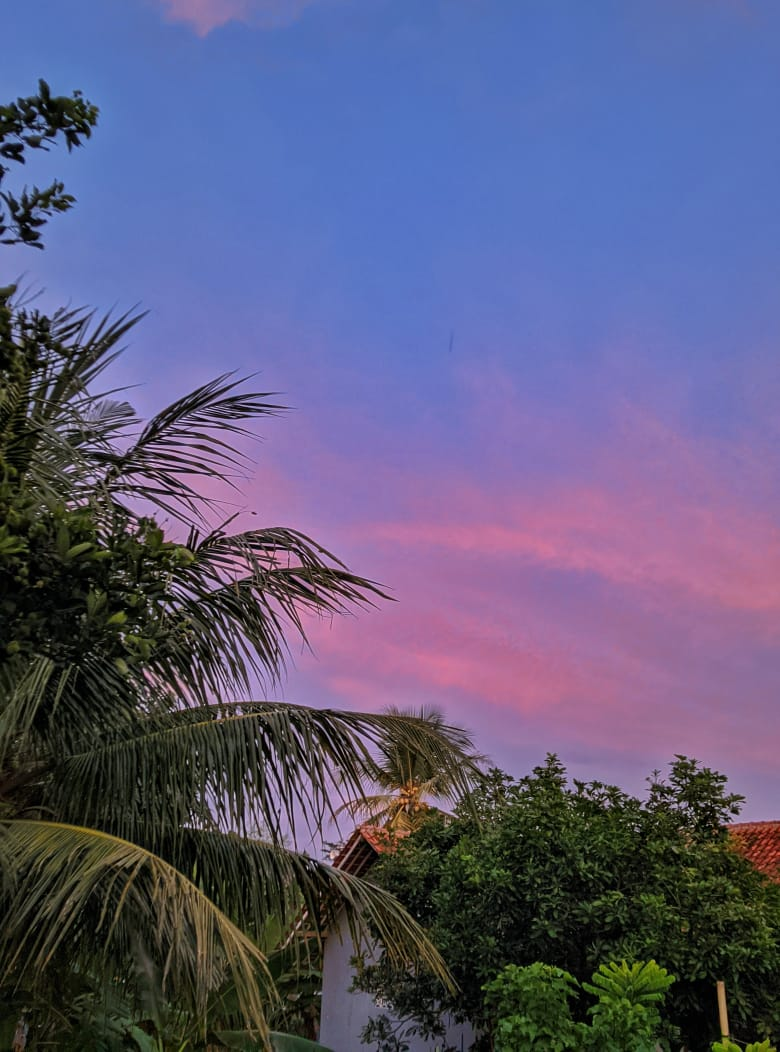
#> input picture sunset.jpg, 780 x 1052 px, found by its file name
$ jupyter execute UAS.ipynb   (shell and % lines are left out)
#> lines starting #> are read from the running program, lines starting #| are printed output that depends on the picture
[cell 1]
import numpy as np
import matplotlib.pyplot as plt
import cv2

# Read the image (use a valid path to your image)
image = cv2.imread('Pictures/sunset.jpg')
#> image is the input picture: shape (1052, 780, 3); mean B, G, R 124.5, 90.6, 92.7

# Change color to RGB (from BGR)
image = cv2.cvtColor(image, cv2.COLOR_BGR2RGB)
plt.imshow(image)
plt.show()

# Reshape the image to a 2D array of pixels and 3 color values (RGB)
pixel_vals = image.reshape((-1, 3))

# Convert to float type
pixel_vals = np.float32(pixel_vals)

# Define criteria for k-means (stop either after 100 iterations or reaching 85% accuracy)
criteria = (cv2.TERM_CRITERIA_EPS + cv2.TERM_CRITERIA_MAX_ITER, 100, 0.85)

# Perform k-means clustering with the specified number of clusters (3)
# Random centers are chosen initially
k = 3
retval, labels, centers = cv2.kmeans(pixel_vals, k, None, criteria, 10, cv2.KMEANS_RANDOM_CENTERS)
#> retval = 929081488.7; centers = [[95.52, 117.1, 189.6], [157.8, 118.3, 160.1], [41.09, 41.41, 27.96]]

# Convert data back into 8-bit values
centers = np.uint8(centers)
#> centers = [[95, 117, 189], [157, 118, 160], [41, 41, 27]]

# Map the centers to the labels
segmented_data = centers[labels.flatten()]

# Reshape data to the original image dimensions
segmented_image = segmented_data.reshape((image.shape))
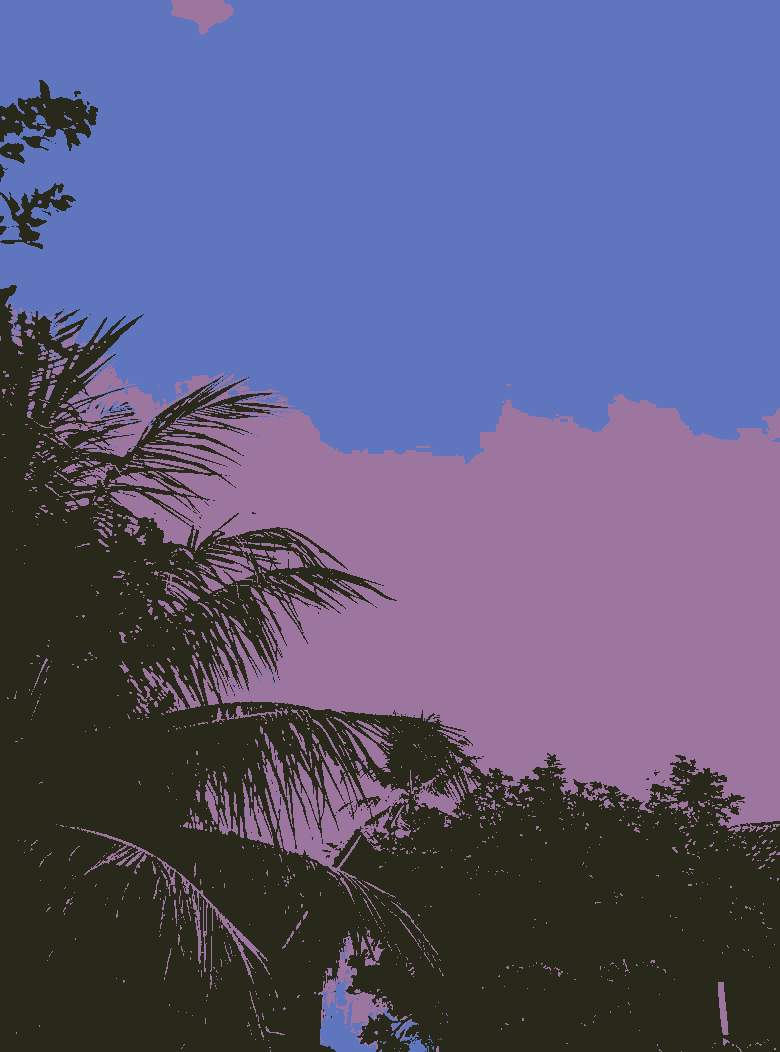
#> segmented_image: shape (1052, 780, 3); mean R, G, B 92.3, 90.4, 124

# Display the segmented image
plt.imshow(segmented_image)
plt.show()
